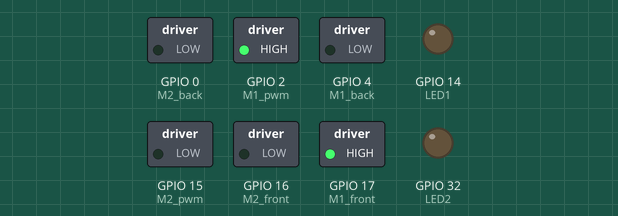
The sketch below on a simulated ESP32. Parts: switched loads named in the sketch (green lamp = pin HIGH), output pins drawn as LEDs (lit = HIGH). Nothing arrives over Bluetooth unless stated; what the sketch prints to the serial monitor is not drawn.

Above: at 0.05 s.
At 5.05 s:
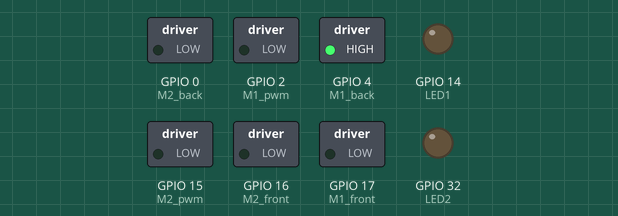
At 8.45 s:
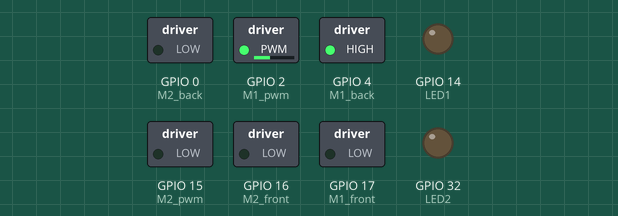
At 16.95 s:
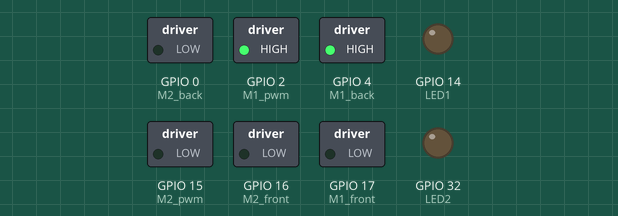
Timing chart, 0 to 22.1 s (numbered marks = the images above):
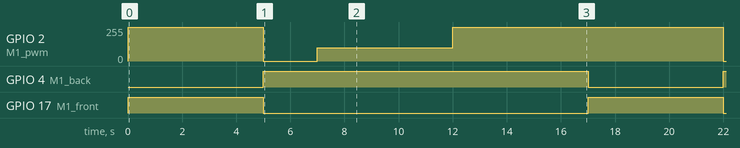

Measured:
- by itself, GPIO 2 (M1_pwm): repeats every 17.0 s: 0/255 2.0 s, 100/255 5.0 s, 255/255 10.0 s
- by itself, GPIO 4 (M1_back): alternates HIGH for 12.0 s and LOW for 5.0 s
- by itself, GPIO 17 (M1_front): alternates HIGH for 5.0 s and LOW for 12.0 s

The sketch:

BL_Car_Motor1_Test.ino
```cpp
#include "BluetoothSerial.h"
BluetoothSerial SerialBT;
int LED1 = 14, LED2 = 32;
int M1_front = 17, M1_back = 4, M1_pwm = 2;
int M2_front = 16, M2_back = 0, M2_pwm = 15;

void setup() {
  Serial.begin(9600);
  SerialBT.begin("Bluetooth RC Car");
  Serial.print("BT Started!");
  ledcSetup(0, 1000, 8);
  ledcAttachPin(M1_pwm, 0);
  ledcSetup(1, 1000, 8);
  ledcAttachPin(M2_pwm, 1);
  pinMode(LED1, OUTPUT);
  pinMode(LED2, OUTPUT);
  pinMode(M1_front, OUTPUT);
  pinMode(M1_back, OUTPUT);
  pinMode(M2_front, OUTPUT);
  pinMode(M2_back, OUTPUT);
}

void loop() {
  motor1(255); delay(5000); //motor1 will move forward for 5 seconds
  motor1(0); delay(2000); //motor1 will stop for 2 seconds
  motor1(-100); delay(5000); //motor1 will move backward at half speed for 5 seconds
  motor1(-255); delay(5000); //motor1 will move backward at full speed for 5 seconds
}
void motor1(int a) {
  if (a > 0) {
    digitalWrite(M1_front, 1);
    digitalWrite(M1_back, 0);
  } else {
    a = -a;
    digitalWrite(M1_front, 0);
    digitalWrite(M1_back, 1);
  }
  ledcWrite(0, a);
}
```
